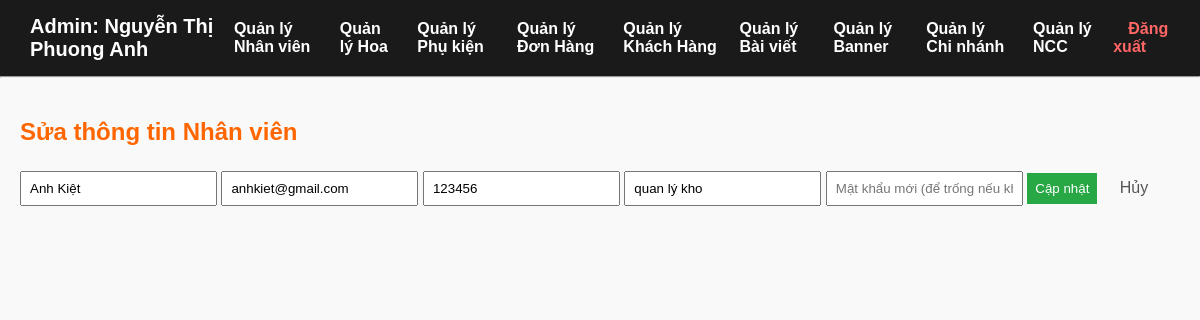
Page /admin/QLNHANVIEN/edit_nv.php?ma=1 (signed in) on the committed database.
### tables this page shows
CREATE TABLE `nhanvien` (
  `MaNV` int(11) NOT NULL,
  `HoTen` varchar(100) DEFAULT NULL,
  `Email` varchar(100) DEFAULT NULL,
  `SDT` varchar(15) DEFAULT NULL,
  `MatKhau` varchar(255) DEFAULT NULL,
  `ChucVu` varchar(50) DEFAULT NULL,
  `NgayTao` datetime DEFAULT current_timestamp()
);

### admin/QLNHANVIEN/edit_nv.php (the view, shortened to what this page needs)
<?php
include_once('../../config/db.php');
include_once('../header_admin.php');
$ma = (int)$_GET['ma'];
$stmt = $conn->prepare("SELECT HoTen, Email, SDT, ChucVu FROM NhanVien WHERE MaNV=?");
$stmt->bind_param("i",$ma);
$stmt->execute();
$res = $stmt->get_result();
$nv = $res->fetch_assoc();
?>
<div class="admin-container">
    <h2>Sửa thông tin Nhân viên</h2>
    <form method="POST" style="margin-bottom:30px;">
        <input type="text" name="hoten" placeholder="Họ tên" value="<?php echo htmlspecialchars($nv['HoTen']); ?>" required>
        <input type="email" name="email" placeholder="Email" value="<?php echo htmlspecialchars($nv['Email']); ?>" required>
        <input type="text" name="sdt" placeholder="SĐT" value="<?php echo htmlspecialchars($nv['SDT']); ?>">
        <input type="text" name="chucvu" placeholder="Chức vụ" value="<?php echo htmlspecialchars($nv['ChucVu']); ?>">
        <input type="password" name="matkhau" placeholder="Mật khẩu mới (để trống nếu không đổi)">
        <button type="submit" name="update_nv">Cập nhật</button>
        <a href="ql_nhanvien.php" style="margin-left:10px;">Hủy</a>
    </form>
</div>

### admin/header_admin.php (style rules this page uses)
body { font-family: Arial; margin:0; padding:0; background:#f9f9f9; }

### admin/QLNHANVIEN/edit_nv.php (style rules this page uses)
.admin-container { padding:20px; }
.admin-container h2 { color:#ff6600; margin-bottom:20px; }
.admin-container input, .admin-container button, .admin-container a { padding:8px; margin:5px 0; }
.admin-container button { background:#28a745; color:#fff; border:none; cursor:pointer; }
.admin-container a { text-decoration:none; color:#555; }

### rows in the picture
nhanvien: hoten "Anh Kiệt", email "anhkiet@gmail.com", sdt "123456", chucvu "quan lý kho"

### other values in the picture
$_SESSION['AdminHoTen'] "Nguyễn Thị Phuong Anh"
